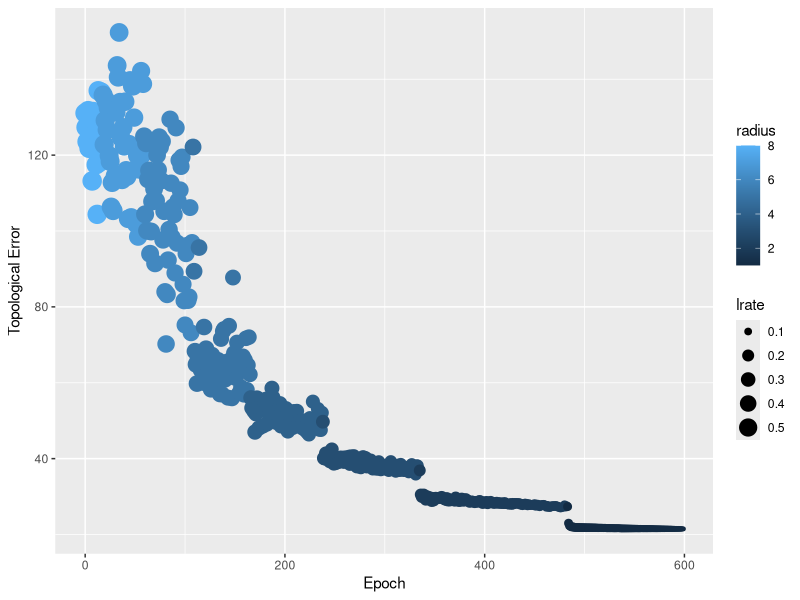
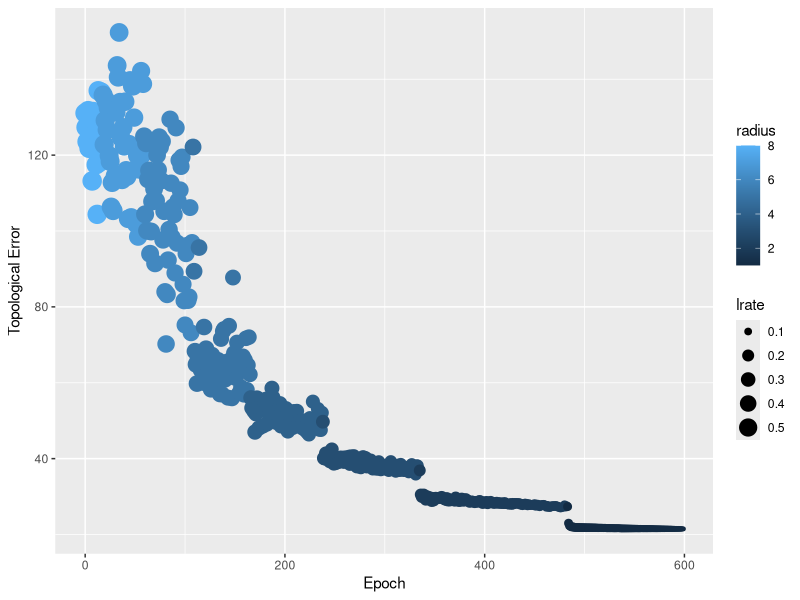

The R script that drew these images, in order:
library(ggplot2)
som.results = read.table("trainning_results.tsv",header = T,sep = "\t")
qplot(data = som.results, epoch, terror,  geom = c("point"), color = radius, size = lrate,xlab = "Epoch", ylab = "Topological Error", collab = "Learning Rate" )
#Change the colour of the plot 
#+ scale_colour_gradient(low="#5b0000", high="red")
ggsave(file="badjoras.pdf")
